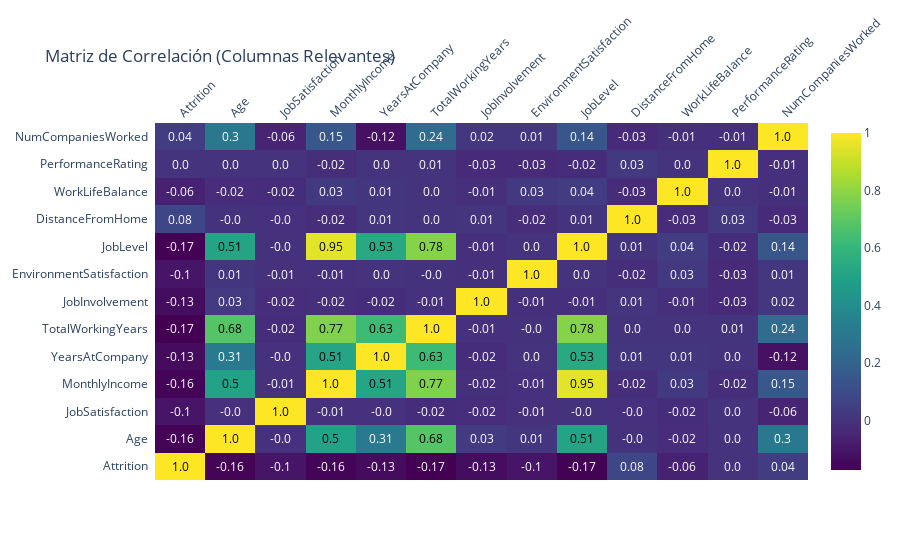

The notebook cell this image was saved under:
### Code cell
import pandas as pd
import plotly.express as px
import plotly.figure_factory as ff
import os

# Definir la ruta del directorio de trabajo
output_dir = r'C:\Users\analista bd\Documents\Python Scripts\rotacion_empleados'  # Cambia esto a la ruta deseada

# Crear el directorio si no existe
os.makedirs(output_dir, exist_ok=True)

# Cargar los datos
df = pd.read_csv('Empleados.csv')

# Convertir columnas categóricas a numéricas
df['Attrition'] = df['Attrition'].apply(lambda x: 1 if x == 'Yes' else 0)

# Seleccionar las columnas relevantes
relevant_columns = [
    'Attrition', 'Age', 'JobSatisfaction', 'MonthlyIncome', 
    'YearsAtCompany', 'TotalWorkingYears', 'JobInvolvement', 
    'EnvironmentSatisfaction', 'JobLevel', 'DistanceFromHome', 
    'WorkLifeBalance', 'PerformanceRating', 'NumCompaniesWorked'
]

# Filtrar el DataFrame para incluir solo las columnas relevantes
filtered_df = df[relevant_columns]

# Calcular la matriz de correlación
corr_matrix = filtered_df.corr()

# Crear la visualización de la matriz de correlación si tiene datos
if not corr_matrix.empty:
    fig = ff.create_annotated_heatmap(
        z=corr_matrix.values,
        x=list(corr_matrix.columns),
        y=list(corr_matrix.index),
        annotation_text=corr_matrix.round(2).values,
        colorscale='Viridis',
        showscale=True
    )

    # Ajustar las etiquetas para mejorar la legibilidad
    fig.update_layout(
        title='Matriz de Correlación (Columnas Relevantes)',
        xaxis=dict(tickangle=-45)
    )

    # Guardar y mostrar la figura
    fig.write_html(os.path.join(output_dir, 'fig4.html'))
    fig.show()
else:
    print("La matriz de correlación está vacía después de eliminar columnas con NaN.")

### Figure 1 — Plotly figure (JSON) as saved in the notebook; plotly's stock layout.template omitted (floating-point values rounded to 4 significant figures; data arrays with more than 128 entries replaced by an {"elided": "..."} marker saying what was removed)
{"data": [{"colorscale": [[0, "#440154"], [0.1111, "#482878"], [0.2222, "#3e4989"], [0.3333, "#31688e"], [0.4444, "#26828e"], [0.5556, "#1f9e89"], [0.6667, "#35b779"], [0.7778, "#6ece58"], [0.8889, "#b5de2b"], [1, "#fde725"]], "reversescale": false, "showscale": true, "type": "heatmap", "x": ["Attrition", "Age", "JobSatisfaction", "MonthlyIncome", "YearsAtCompany", "TotalWorkingYears", "JobInvolvement", "EnvironmentSatisfaction", "JobLevel", "DistanceFromHome", "WorkLifeBalance", "PerformanceRating", "NumCompaniesWorked"], "y": ["Attrition", "Age", "JobSatisfaction", "MonthlyIncome", "YearsAtCompany", "TotalWorkingYears", "JobInvolvement", "EnvironmentSatisfaction", "JobLevel", "DistanceFromHome", "WorkLifeBalance", "PerformanceRating", "NumCompaniesWorked"], "z": {"elided": "13x13 float values"}}], "layout": {"annotations": [{"font": {"color": "#000000"}, "showarrow": false, "text": "1.0", "x": "Attrition", "xref": "x", "y": "Attrition", "yref": "y"}, {"font": {"color": "#FFFFFF"}, "showarrow": false, "text": "-0.16", "x": "Age", "xref": "x", "y": "Attrition", "yref": "y"}, {"font": {"color": "#FFFFFF"}, "showarrow": false, "text": "-0.1", "x": "JobSatisfaction", "xref": "x", "y": "Attrition", "yref": "y"}, {"font": {"color": "#FFFFFF"}, "showarrow": false, "text": "-0.16", "x": "MonthlyIncome", "xref": "x", "y": "Attrition", "yref": "y"}, {"font": {"color": "#FFFFFF"}, "showarrow": false, "text": "-0.13", "x": "YearsAtCompany", "xref": "x", "y": "Attrition", "yref": "y"}, {"font": {"color": "#FFFFFF"}, "showarrow": false, "text": "-0.17", "x": "TotalWorkingYears", "xref": "x", "y": "Attrition", "yref": "y"}, {"font": {"color": "#FFFFFF"}, "showarrow": false, "text": "-0.13", "x": "JobInvolvement", "xref": "x", "y": "Attrition", "yref": "y"}, {"font": {"color": "#FFFFFF"}, "showarrow": false, "text": "-0.1", "x": "EnvironmentSatisfaction", "xref": "x", "y": "Attrition", "yref": "y"}, {"font": {"color": "#FFFFFF"}, "showarrow": false, "text": "-0.17", "x": "JobLevel", "xref": "x", "y": "Attrition", "yref": "y"}, {"font": {"color": "#FFFFFF"}, "showarrow": false, "text": "0.08", "x": "DistanceFromHome", "xref": "x", "y": "Attrition", "yref": "y"}, {"font": {"color": "#FFFFFF"}, "showarrow": false, "text": "-0.06", "x": "WorkLifeBalance", "xref": "x", "y": "Attrition", "yref": "y"}, {"font": {"color": "#FFFFFF"}, "showarrow": false, "text": "0.0", "x": "PerformanceRating", "xref": "x", "y": "Attrition", "yref": "y"}, {"font": {"color": "#FFFFFF"}, "showarrow": false, "text": "0.04", "x": "NumCompaniesWorked", "xref": "x", "y": "Attrition", "yref": "y"}, {"font": {"color": "#FFFFFF"}, "showarrow": false, "text": "-0.16", "x": "Attrition", "xref": "x", "y": "Age", "yref": "y"}, {"font": {"color": "#000000"}, "showarrow": false, "text": "1.0", "x": "Age", "xref": "x", "y": "Age", "yref": "y"}, {"font": {"color": "#FFFFFF"}, "showarrow": false, "text": "-0.0", "x": "JobSatisfaction", "xref": "x", "y": "Age", "yref": "y"}, {"font": {"color": "#000000"}, "showarrow": false, "text": "0.5", "x": "MonthlyIncome", "xref": "x", "y": "Age", "yref": "y"}, {"font": {"color": "#FFFFFF"}, "showarrow": false, "text": "0.31", "x": "YearsAtCompany", "xref": "x", "y": "Age", "yref": "y"}, {"font": {"color": "#000000"}, "showarrow": false, "text": "0.68", "x": "TotalWorkingYears", "xref": "x", "y": "Age", "yref": "y"}, {"font": {"color": "#FFFFFF"}, "showarrow": false, "text": "0.03", "x": "JobInvolvement", "xref": "x", "y": "Age", "yref": "y"}, {"font": {"color": "#FFFFFF"}, "showarrow": false, "text": "0.01", "x": "EnvironmentSatisfaction", "xref": "x", "y": "Age", "yref": "y"}, {"font": {"color": "#000000"}, "showarrow": false, "text": "0.51", "x": "JobLevel", "xref": "x", "y": "Age", "yref": "y"}, {"font": {"color": "#FFFFFF"}, "showarrow": false, "text": "-0.0", "x": "DistanceFromHome", "xref": "x", "y": "Age", "yref": "y"}, {"font": {"color": "#FFFFFF"}, "showarrow": false, "text": "-0.02", "x": "WorkLifeBalance", "xref": "x", "y": "Age", "yref": "y"}, {"font": {"color": "#FFFFFF"}, "showarrow": false, "text": "0.0", "x": "PerformanceRating", "xref": "x", "y": "Age", "yref": "y"}, {"font": {"color": "#FFFFFF"}, "showarrow": false, "text": "0.3", "x": "NumCompaniesWorked", "xref": "x", "y": "Age", "yref": "y"}, {"font": {"color": "#FFFFFF"}, "showarrow": false, "text": "-0.1", "x": "Attrition", "xref": "x", "y": "JobSatisfaction", "yref": "y"}, {"font": {"color": "#FFFFFF"}, "showarrow": false, "text": "-0.0", "x": "Age", "xref": "x", "y": "JobSatisfaction", "yref": "y"}, {"font": {"color": "#000000"}, "showarrow": false, "text": "1.0", "x": "JobSatisfaction", "xref": "x", "y": "JobSatisfaction", "yref": "y"}, {"font": {"color": "#FFFFFF"}, "showarrow": false, "text": "-0.01", "x": "MonthlyIncome", "xref": "x", "y": "JobSatisfaction", "yref": "y"}, {"font": {"color": "#FFFFFF"}, "showarrow": false, "text": "-0.0", "x": "YearsAtCompany", "xref": "x", "y": "JobSatisfaction", "yref": "y"}, {"font": {"color": "#FFFFFF"}, "showarrow": false, "text": "-0.02", "x": "TotalWorkingYears", "xref": "x", "y": "JobSatisfaction", "yref": "y"}, {"font": {"color": "#FFFFFF"}, "showarrow": false, "text": "-0.02", "x": "JobInvolvement", "xref": "x", "y": "JobSatisfaction", "yref": "y"}, {"font": {"color": "#FFFFFF"}, "showarrow": false, "text": "-0.01", "x": "EnvironmentSatisfaction", "xref": "x", "y": "JobSatisfaction", "yref": "y"}, {"font": {"color": "#FFFFFF"}, "showarrow": false, "text": "-0.0", "x": "JobLevel", "xref": "x", "y": "JobSatisfaction", "yref": "y"}, {"font": {"color": "#FFFFFF"}, "showarrow": false, "text": "-0.0", "x": "DistanceFromHome", "xref": "x", "y": "JobSatisfaction", "yref": "y"}, {"font": {"color": "#FFFFFF"}, "showarrow": false, "text": "-0.02", "x": "WorkLifeBalance", "xref": "x", "y": "JobSatisfaction", "yref": "y"}, {"font": {"color": "#FFFFFF"}, "showarrow": false, "text": "0.0", "x": "PerformanceRating", "xref": "x", "y": "JobSatisfaction", "yref": "y"}, {"font": {"color": "#FFFFFF"}, "showarrow": false, "text": "-0.06", "x": "NumCompaniesWorked", "xref": "x", "y": "JobSatisfaction", "yref": "y"}, {"font": {"color": "#FFFFFF"}, "showarrow": false, "text": "-0.16", "x": "Attrition", "xref": "x", "y": "MonthlyIncome", "yref": "y"}, {"font": {"color": "#000000"}, "showarrow": false, "text": "0.5", "x": "Age", "xref": "x", "y": "MonthlyIncome", "yref": "y"}, {"font": {"color": "#FFFFFF"}, "showarrow": false, "text": "-0.01", "x": "JobSatisfaction", "xref": "x", "y": "MonthlyIncome", "yref": "y"}, {"font": {"color": "#000000"}, "showarrow": false, "text": "1.0", "x": "MonthlyIncome", "xref": "x", "y": "MonthlyIncome", "yref": "y"}, {"font": {"color": "#000000"}, "showarrow": false, "text": "0.51", "x": "YearsAtCompany", "xref": "x", "y": "MonthlyIncome", "yref": "y"}, {"font": {"color": "#000000"}, "showarrow": false, "text": "0.77", "x": "TotalWorkingYears", "xref": "x", "y": "MonthlyIncome", "yref": "y"}, {"font": {"color": "#FFFFFF"}, "showarrow": false, "text": "-0.02", "x": "JobInvolvement", "xref": "x", "y": "MonthlyIncome", "yref": "y"}, {"font": {"color": "#FFFFFF"}, "showarrow": false, "text": "-0.01", "x": "EnvironmentSatisfaction", "xref": "x", "y": "MonthlyIncome", "yref": "y"}, {"font": {"color": "#000000"}, "showarrow": false, "text": "0.95", "x": "JobLevel", "xref": "x", "y": "MonthlyIncome", "yref": "y"}, {"font": {"color": "#FFFFFF"}, "showarrow": false, "text": "-0.02", "x": "DistanceFromHome", "xref": "x", "y": "MonthlyIncome", "yref": "y"}, {"font": {"color": "#FFFFFF"}, "showarrow": false, "text": "0.03", "x": "WorkLifeBalance", "xref": "x", "y": "MonthlyIncome", "yref": "y"}, {"font": {"color": "#FFFFFF"}, "showarrow": false, "text": "-0.02", "x": "PerformanceRating", "xref": "x", "y": "MonthlyIncome", "yref": "y"}, {"font": {"color": "#FFFFFF"}, "showarrow": false, "text": "0.15", "x": "NumCompaniesWorked", "xref": "x", "y": "MonthlyIncome", "yref": "y"}, {"font": {"color": "#FFFFFF"}, "showarrow": false, "text": "-0.13", "x": "Attrition", "xref": "x", "y": "YearsAtCompany", "yref": "y"}, {"font": {"color": "#FFFFFF"}, "showarrow": false, "text": "0.31", "x": "Age", "xref": "x", "y": "YearsAtCompany", "yref": "y"}, {"font": {"color": "#FFFFFF"}, "showarrow": false, "text": "-0.0", "x": "JobSatisfaction", "xref": "x", "y": "YearsAtCompany", "yref": "y"}, {"font": {"color": "#000000"}, "showarrow": false, "text": "0.51", "x": "MonthlyIncome", "xref": "x", "y": "YearsAtCompany", "yref": "y"}, {"font": {"color": "#000000"}, "showarrow": false, "text": "1.0", "x": "YearsAtCompany", "xref": "x", "y": "YearsAtCompany", "yref": "y"}, {"font": {"color": "#000000"}, "showarrow": false, "text": "0.63", "x": "TotalWorkingYears", "xref": "x", "y": "YearsAtCompany", "yref": "y"}, {"font": {"color": "#FFFFFF"}, "showarrow": false, "text": "-0.02", "x": "JobInvolvement", "xref": "x", "y": "YearsAtCompany", "yref": "y"}, {"font": {"color": "#FFFFFF"}, "showarrow": false, "text": "0.0", "x": "EnvironmentSatisfaction", "xref": "x", "y": "YearsAtCompany", "yref": "y"}, {"font": {"color": "#000000"}, "showarrow": false, "text": "0.53", "x": "JobLevel", "xref": "x", "y": "YearsAtCompany", "yref": "y"}, {"font": {"color": "#FFFFFF"}, "showarrow": false, "text": "0.01", "x": "DistanceFromHome", "xref": "x", "y": "YearsAtCompany", "yref": "y"}, {"font": {"color": "#FFFFFF"}, "showarrow": false, "text": "0.01", "x": "WorkLifeBalance", "xref": "x", "y": "YearsAtCompany", "yref": "y"}, {"font": {"color": "#FFFFFF"}, "showarrow": false, "text": "0.0", "x": "PerformanceRating", "xref": "x", "y": "YearsAtCompany", "yref": "y"}, {"font": {"color": "#FFFFFF"}, "showarrow": false, "text": "-0.12", "x": "NumCompaniesWorked", "xref": "x", "y": "YearsAtCompany", "yref": "y"}, {"font": {"color": "#FFFFFF"}, "showarrow": false, "text": "-0.17", "x": "Attrition", "xref": "x", "y": "TotalWorkingYears", "yref": "y"}, {"font": {"color": "#000000"}, "showarrow": false, "text": "0.68", "x": "Age", "xref": "x", "y": "TotalWorkingYears", "yref": "y"}, {"font": {"color": "#FFFFFF"}, "showarrow": false, "text": "-0.02", "x": "JobSatisfaction", "xref": "x", "y": "TotalWorkingYears", "yref": "y"}, {"font": {"color": "#000000"}, "showarrow": false, "text": "0.77", "x": "MonthlyIncome", "xref": "x", "y": "TotalWorkingYears", "yref": "y"}, {"font": {"color": "#000000"}, "showarrow": false, "text": "0.63", "x": "YearsAtCompany", "xref": "x", "y": "TotalWorkingYears", "yref": "y"}, {"font": {"color": "#000000"}, "showarrow": false, "text": "1.0", "x": "TotalWorkingYears", "xref": "x", "y": "TotalWorkingYears", "yref": "y"}, {"font": {"color": "#FFFFFF"}, "showarrow": false, "text": "-0.01", "x": "JobInvolvement", "xref": "x", "y": "TotalWorkingYears", "yref": "y"}, {"font": {"color": "#FFFFFF"}, "showarrow": false, "text": "-0.0", "x": "EnvironmentSatisfaction", "xref": "x", "y": "TotalWorkingYears", "yref": "y"}, {"font": {"color": "#000000"}, "showarrow": false, "text": "0.78", "x": "JobLevel", "xref": "x", "y": "TotalWorkingYears", "yref": "y"}, {"font": {"color": "#FFFFFF"}, "showarrow": false, "text": "0.0", "x": "DistanceFromHome", "xref": "x", "y": "TotalWorkingYears", "yref": "y"}, {"font": {"color": "#FFFFFF"}, "showarrow": false, "text": "0.0", "x": "WorkLifeBalance", "xref": "x", "y": "TotalWorkingYears", "yref": "y"}, {"font": {"color": "#FFFFFF"}, "showarrow": false, "text": "0.01", "x": "PerformanceRating", "xref": "x", "y": "TotalWorkingYears", "yref": "y"}, {"font": {"color": "#FFFFFF"}, "showarrow": false, "text": "0.24", "x": "NumCompaniesWorked", "xref": "x", "y": "TotalWorkingYears", "yref": "y"}, {"font": {"color": "#FFFFFF"}, "showarrow": false, "text": "-0.13", "x": "Attrition", "xref": "x", "y": "JobInvolvement", "yref": "y"}, {"font": {"color": "#FFFFFF"}, "showarrow": false, "text": "0.03", "x": "Age", "xref": "x", "y": "JobInvolvement", "yref": "y"}, {"font": {"color": "#FFFFFF"}, "showarrow": false, "text": "-0.02", "x": "JobSatisfaction", "xref": "x", "y": "JobInvolvement", "yref": "y"}, {"font": {"color": "#FFFFFF"}, "showarrow": false, "text": "-0.02", "x": "MonthlyIncome", "xref": "x", "y": "JobInvolvement", "yref": "y"}, {"font": {"color": "#FFFFFF"}, "showarrow": false, "text": "-0.02", "x": "YearsAtCompany", "xref": "x", "y": "JobInvolvement", "yref": "y"}, {"font": {"color": "#FFFFFF"}, "showarrow": false, "text": "-0.01", "x": "TotalWorkingYears", "xref": "x", "y": "JobInvolvement", "yref": "y"}, {"font": {"color": "#000000"}, "showarrow": false, "text": "1.0", "x": "JobInvolvement", "xref": "x", "y": "JobInvolvement", "yref": "y"}, {"font": {"color": "#FFFFFF"}, "showarrow": false, "text": "-0.01", "x": "EnvironmentSatisfaction", "xref": "x", "y": "JobInvolvement", "yref": "y"}, {"font": {"color": "#FFFFFF"}, "showarrow": false, "text": "-0.01", "x": "JobLevel", "xref": "x", "y": "JobInvolvement", "yref": "y"}, {"font": {"color": "#FFFFFF"}, "showarrow": false, "text": "0.01", "x": "DistanceFromHome", "xref": "x", "y": "JobInvolvement", "yref": "y"}, {"font": {"color": "#FFFFFF"}, "showarrow": false, "text": "-0.01", "x": "WorkLifeBalance", "xref": "x", "y": "JobInvolvement", "yref": "y"}, {"font": {"color": "#FFFFFF"}, "showarrow": false, "text": "-0.03", "x": "PerformanceRating", "xref": "x", "y": "JobInvolvement", "yref": "y"}, {"font": {"color": "#FFFFFF"}, "showarrow": false, "text": "0.02", "x": "NumCompaniesWorked", "xref": "x", "y": "JobInvolvement", "yref": "y"}, {"font": {"color": "#FFFFFF"}, "showarrow": false, "text": "-0.1", "x": "Attrition", "xref": "x", "y": "EnvironmentSatisfaction", "yref": "y"}, {"font": {"color": "#FFFFFF"}, "showarrow": false, "text": "0.01", "x": "Age", "xref": "x", "y": "EnvironmentSatisfaction", "yref": "y"}, {"font": {"color": "#FFFFFF"}, "showarrow": false, "text": "-0.01", "x": "JobSatisfaction", "xref": "x", "y": "EnvironmentSatisfaction", "yref": "y"}, {"font": {"color": "#FFFFFF"}, "showarrow": false, "text": "-0.01", "x": "MonthlyIncome", "xref": "x", "y": "EnvironmentSatisfaction", "yref": "y"}, {"font": {"color": "#FFFFFF"}, "showarrow": false, "text": "0.0", "x": "YearsAtCompany", "xref": "x", "y": "EnvironmentSatisfaction", "yref": "y"}, {"font": {"color": "#FFFFFF"}, "showarrow": false, "text": "-0.0", "x": "TotalWorkingYears", "xref": "x", "y": "EnvironmentSatisfaction", "yref": "y"}, {"font": {"color": "#FFFFFF"}, "showarrow": false, "text": "-0.01", "x": "JobInvolvement", "xref": "x", "y": "EnvironmentSatisfaction", "yref": "y"}, {"font": {"color": "#000000"}, "showarrow": false, "text": "1.0", "x": "EnvironmentSatisfaction", "xref": "x", "y": "EnvironmentSatisfaction", "yref": "y"}, {"font": {"color": "#FFFFFF"}, "showarrow": false, "text": "0.0", "x": "JobLevel", "xref": "x", "y": "EnvironmentSatisfaction", "yref": "y"}, {"font": {"color": "#FFFFFF"}, "showarrow": false, "text": "-0.02", "x": "DistanceFromHome", "xref": "x", "y": "EnvironmentSatisfaction", "yref": "y"}, {"font": {"color": "#FFFFFF"}, "showarrow": false, "text": "0.03", "x": "WorkLifeBalance", "xref": "x", "y": "EnvironmentSatisfaction", "yref": "y"}, {"font": {"color": "#FFFFFF"}, "showarrow": false, "text": "-0.03", "x": "PerformanceRating", "xref": "x", "y": "EnvironmentSatisfaction", "yref": "y"}, {"font": {"color": "#FFFFFF"}, "showarrow": false, "text": "0.01", "x": "NumCompaniesWorked", "xref": "x", "y": "EnvironmentSatisfaction", "yref": "y"}, {"font": {"color": "#FFFFFF"}, "showarrow": false, "text": "-0.17", "x": "Attrition", "xref": "x", "y": "JobLevel", "yref": "y"}, {"font": {"color": "#000000"}, "showarrow": false, "text": "0.51", "x": "Age", "xref": "x", "y": "JobLevel", "yref": "y"}, {"font": {"color": "#FFFFFF"}, "showarrow": false, "text": "-0.0", "x": "JobSatisfaction", "xref": "x", "y": "JobLevel", "yref": "y"}, {"font": {"color": "#000000"}, "showarrow": false, "text": "0.95", "x": "MonthlyIncome", "xref": "x", "y": "JobLevel", "yref": "y"}, {"font": {"color": "#000000"}, "showarrow": false, "text": "0.53", "x": "YearsAtCompany", "xref": "x", "y": "JobLevel", "yref": "y"}, {"font": {"color": "#000000"}, "showarrow": false, "text": "0.78", "x": "TotalWorkingYears", "xref": "x", "y": "JobLevel", "yref": "y"}, {"font": {"color": "#FFFFFF"}, "showarrow": false, "text": "-0.01", "x": "JobInvolvement", "xref": "x", "y": "JobLevel", "yref": "y"}, {"font": {"color": "#FFFFFF"}, "showarrow": false, "text": "0.0", "x": "EnvironmentSatisfaction", "xref": "x", "y": "JobLevel", "yref": "y"}, {"font": {"color": "#000000"}, "showarrow": false, "text": "1.0", "x": "JobLevel", "xref": "x", "y": "JobLevel", "yref": "y"}, {"font": {"color": "#FFFFFF"}, "showarrow": false, "text": "0.01", "x": "DistanceFromHome", "xref": "x", "y": "JobLevel", "yref": "y"}, {"font": {"color": "#FFFFFF"}, "showarrow": false, "text": "0.04", "x": "WorkLifeBalance", "xref": "x", "y": "JobLevel", "yref": "y"}, {"font": {"color": "#FFFFFF"}, "showarrow": false, "text": "-0.02", "x": "PerformanceRating", "xref": "x", "y": "JobLevel", "yref": "y"}, {"font": {"color": "#FFFFFF"}, "showarrow": false, "text": "0.14", "x": "NumCompaniesWorked", "xref": "x", "y": "JobLevel", "yref": "y"}, {"font": {"color": "#FFFFFF"}, "showarrow": false, "text": "0.08", "x": "Attrition", "xref": "x", "y": "DistanceFromHome", "yref": "y"}, {"font": {"color": "#FFFFFF"}, "showarrow": false, "text": "-0.0", "x": "Age", "xref": "x", "y": "DistanceFromHome", "yref": "y"}, {"font": {"color": "#FFFFFF"}, "showarrow": false, "text": "-0.0", "x": "JobSatisfaction", "xref": "x", "y": "DistanceFromHome", "yref": "y"}, {"font": {"color": "#FFFFFF"}, "showarrow": false, "text": "-0.02", "x": "MonthlyIncome", "xref": "x", "y": "DistanceFromHome", "yref": "y"}, {"font": {"color": "#FFFFFF"}, "showarrow": false, "text": "0.01", "x": "YearsAtCompany", "xref": "x", "y": "DistanceFromHome", "yref": "y"}, {"font": {"color": "#FFFFFF"}, "showarrow": false, "text": "0.0", "x": "TotalWorkingYears", "xref": "x", "y": "DistanceFromHome", "yref": "y"}, {"font": {"color": "#FFFFFF"}, "showarrow": false, "text": "0.01", "x": "JobInvolvement", "xref": "x", "y": "DistanceFromHome", "yref": "y"}, {"font": {"color": "#FFFFFF"}, "showarrow": false, "text": "-0.02", "x": "EnvironmentSatisfaction", "xref": "x", "y": "DistanceFromHome", "yref": "y"}, {"font": {"color": "#FFFFFF"}, "showarrow": false, "text": "0.01", "x": "JobLevel", "xref": "x", "y": "DistanceFromHome", "yref": "y"}, {"font": {"color": "#000000"}, "showarrow": false, "text": "1.0", "x": "DistanceFromHome", "xref": "x", "y": "DistanceFromHome", "yref": "y"}, {"font": {"color": "#FFFFFF"}, "showarrow": false, "text": "-0.03", "x": "WorkLifeBalance", "xref": "x", "y": "DistanceFromHome", "yref": "y"}, {"font": {"color": "#FFFFFF"}, "showarrow": false, "text": "0.03", "x": "PerformanceRating", "xref": "x", "y": "DistanceFromHome", "yref": "y"}, {"font": {"color": "#FFFFFF"}, "showarrow": false, "text": "-0.03", "x": "NumCompaniesWorked", "xref": "x", "y": "DistanceFromHome", "yref": "y"}, {"font": {"color": "#FFFFFF"}, "showarrow": false, "text": "-0.06", "x": "Attrition", "xref": "x", "y": "WorkLifeBalance", "yref": "y"}, {"font": {"color": "#FFFFFF"}, "showarrow": false, "text": "-0.02", "x": "Age", "xref": "x", "y": "WorkLifeBalance", "yref": "y"}, {"font": {"color": "#FFFFFF"}, "showarrow": false, "text": "-0.02", "x": "JobSatisfaction", "xref": "x", "y": "WorkLifeBalance", "yref": "y"}, {"font": {"color": "#FFFFFF"}, "showarrow": false, "text": "0.03", "x": "MonthlyIncome", "xref": "x", "y": "WorkLifeBalance", "yref": "y"}, {"font": {"color": "#FFFFFF"}, "showarrow": false, "text": "0.01", "x": "YearsAtCompany", "xref": "x", "y": "WorkLifeBalance", "yref": "y"}, {"font": {"color": "#FFFFFF"}, "showarrow": false, "text": "0.0", "x": "TotalWorkingYears", "xref": "x", "y": "WorkLifeBalance", "yref": "y"}, {"font": {"color": "#FFFFFF"}, "showarrow": false, "text": "-0.01", "x": "JobInvolvement", "xref": "x", "y": "WorkLifeBalance", "yref": "y"}, {"font": {"color": "#FFFFFF"}, "showarrow": false, "text": "0.03", "x": "EnvironmentSatisfaction", "xref": "x", "y": "WorkLifeBalance", "yref": "y"}, {"font": {"color": "#FFFFFF"}, "showarrow": false, "text": "0.04", "x": "JobLevel", "xref": "x", "y": "WorkLifeBalance", "yref": "y"}, {"font": {"color": "#FFFFFF"}, "showarrow": false, "text": "-0.03", "x": "DistanceFromHome", "xref": "x", "y": "WorkLifeBalance", "yref": "y"}, {"font": {"color": "#000000"}, "showarrow": false, "text": "1.0", "x": "WorkLifeBalance", "xref": "x", "y": "WorkLifeBalance", "yref": "y"}, {"font": {"color": "#FFFFFF"}, "showarrow": false, "text": "0.0", "x": "PerformanceRating", "xref": "x", "y": "WorkLifeBalance", "yref": "y"}, {"font": {"color": "#FFFFFF"}, "showarrow": false, "text": "-0.01", "x": "NumCompaniesWorked", "xref": "x", "y": "WorkLifeBalance", "yref": "y"}, {"font": {"color": "#FFFFFF"}, "showarrow": false, "text": "0.0", "x": "Attrition", "xref": "x", "y": "PerformanceRating", "yref": "y"}, {"font": {"color": "#FFFFFF"}, "showarrow": false, "text": "0.0", "x": "Age", "xref": "x", "y": "PerformanceRating", "yref": "y"}, {"font": {"color": "#FFFFFF"}, "showarrow": false, "text": "0.0", "x": "JobSatisfaction", "xref": "x", "y": "PerformanceRating", "yref": "y"}, {"font": {"color": "#FFFFFF"}, "showarrow": false, "text": "-0.02", "x": "MonthlyIncome", "xref": "x", "y": "PerformanceRating", "yref": "y"}, {"font": {"color": "#FFFFFF"}, "showarrow": false, "text": "0.0", "x": "YearsAtCompany", "xref": "x", "y": "PerformanceRating", "yref": "y"}, {"font": {"color": "#FFFFFF"}, "showarrow": false, "text": "0.01", "x": "TotalWorkingYears", "xref": "x", "y": "PerformanceRating", "yref": "y"}, {"font": {"color": "#FFFFFF"}, "showarrow": false, "text": "-0.03", "x": "JobInvolvement", "xref": "x", "y": "PerformanceRating", "yref": "y"}, {"font": {"color": "#FFFFFF"}, "showarrow": false, "text": "-0.03", "x": "EnvironmentSatisfaction", "xref": "x", "y": "PerformanceRating", "yref": "y"}, {"font": {"color": "#FFFFFF"}, "showarrow": false, "text": "-0.02", "x": "JobLevel", "xref": "x", "y": "PerformanceRating", "yref": "y"}, {"font": {"color": "#FFFFFF"}, "showarrow": false, "text": "0.03", "x": "DistanceFromHome", "xref": "x", "y": "PerformanceRating", "yref": "y"}, {"font": {"color": "#FFFFFF"}, "showarrow": false, "text": "0.0", "x": "WorkLifeBalance", "xref": "x", "y": "PerformanceRating", "yref": "y"}, {"font": {"color": "#000000"}, "showarrow": false, "text": "1.0", "x": "PerformanceRating", "xref": "x", "y": "PerformanceRating", "yref": "y"}, {"font": {"color": "#FFFFFF"}, "showarrow": false, "text": "-0.01", "x": "NumCompaniesWorked", "xref": "x", "y": "PerformanceRating", "yref": "y"}, {"font": {"color": "#FFFFFF"}, "showarrow": false, "text": "0.04", "x": "Attrition", "xref": "x", "y": "NumCompaniesWorked", "yref": "y"}, {"font": {"color": "#FFFFFF"}, "showarrow": false, "text": "0.3", "x": "Age", "xref": "x", "y": "NumCompaniesWorked", "yref": "y"}, {"font": {"color": "#FFFFFF"}, "showarrow": false, "text": "-0.06", "x": "JobSatisfaction", "xref": "x", "y": "NumCompaniesWorked", "yref": "y"}, {"font": {"color": "#FFFFFF"}, "showarrow": false, "text": "0.15", "x": "MonthlyIncome", "xref": "x", "y": "NumCompaniesWorked", "yref": "y"}, {"font": {"color": "#FFFFFF"}, "showarrow": false, "text": "-0.12", "x": "YearsAtCompany", "xref": "x", "y": "NumCompaniesWorked", "yref": "y"}, {"font": {"color": "#FFFFFF"}, "showarrow": false, "text": "0.24", "x": "TotalWorkingYears", "xref": "x", "y": "NumCompaniesWorked", "yref": "y"}, {"font": {"color": "#FFFFFF"}, "showarrow": false, "text": "0.02", "x": "JobInvolvement", "xref": "x", "y": "NumCompaniesWorked", "yref": "y"}, {"font": {"color": "#FFFFFF"}, "showarrow": false, "text": "0.01", "x": "EnvironmentSatisfaction", "xref": "x", "y": "NumCompaniesWorked", "yref": "y"}, {"font": {"color": "#FFFFFF"}, "showarrow": false, "text": "0.14", "x": "JobLevel", "xref": "x", "y": "NumCompaniesWorked", "yref": "y"}, {"font": {"color": "#FFFFFF"}, "showarrow": false, "text": "-0.03", "x": "DistanceFromHome", "xref": "x", "y": "NumCompaniesWorked", "yref": "y"}, {"font": {"color": "#FFFFFF"}, "showarrow": false, "text": "-0.01", "x": "WorkLifeBalance", "xref": "x", "y": "NumCompaniesWorked", "yref": "y"}, {"font": {"color": "#FFFFFF"}, "showarrow": false, "text": "-0.01", "x": "PerformanceRating", "xref": "x", "y": "NumCompaniesWorked", "yref": "y"}, {"font": {"color": "#000000"}, "showarrow": false, "text": "1.0", "x": "NumCompaniesWorked", "xref": "x", "y": "NumCompaniesWorked", "yref": "y"}], "title": {"text": "Matriz de Correlación (Columnas Relevantes)"}, "xaxis": {"dtick": 1, "gridcolor": "rgb(0, 0, 0)", "side": "top", "tickangle": -45, "ticks": ""}, "yaxis": {"dtick": 1, "ticks": "", "ticksuffix": "  "}}}
